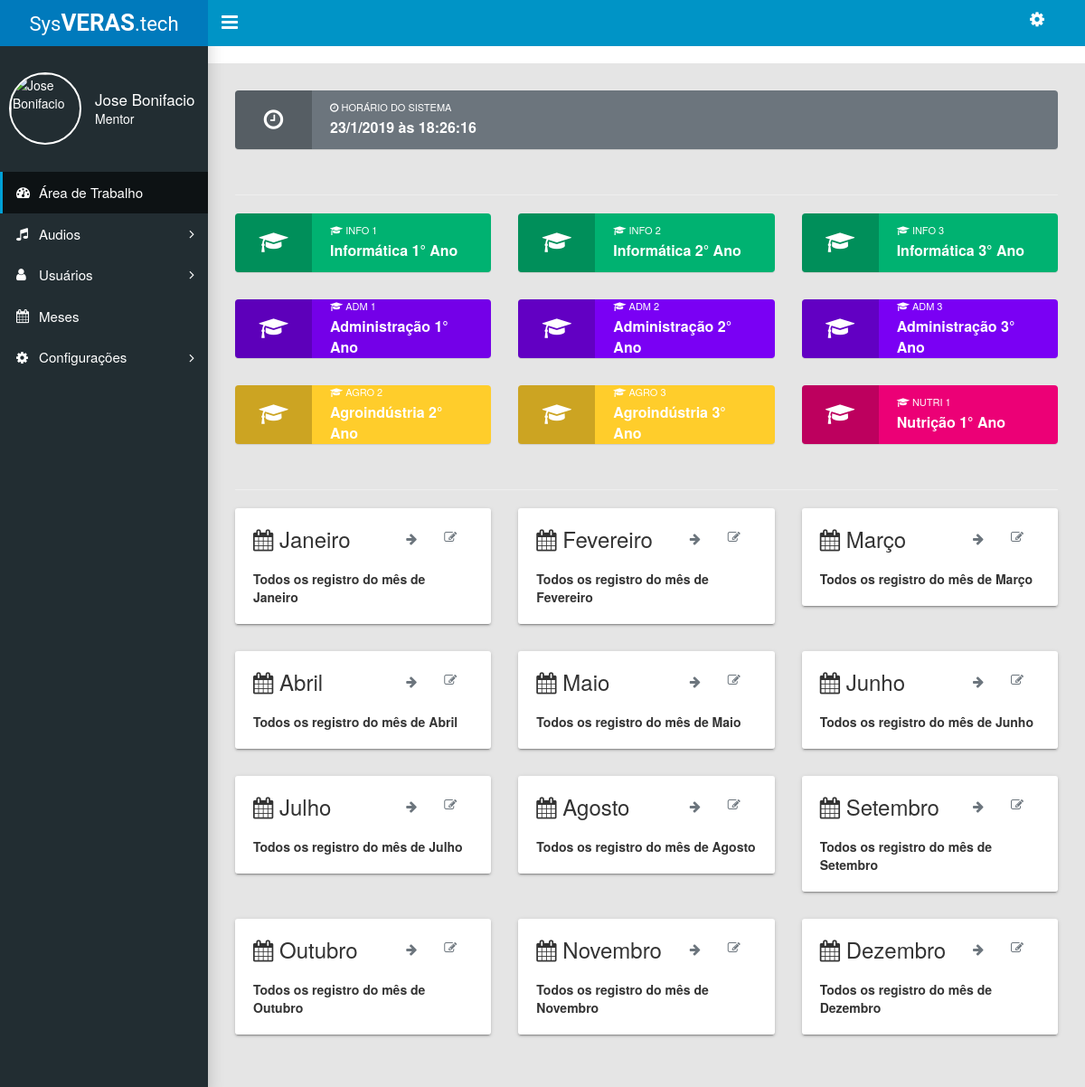
/admin/ (signed in), run on the app's committed database.
### tables this page shows
CREATE TABLE `audio` (
  `id` int(11) NOT NULL,
  `arquivo` varchar(100) NOT NULL,
  `data` datetime NOT NULL,
  `nome` varchar(50) NOT NULL,
  `cor` varchar(50) NOT NULL,
  `pre` varchar(100) NOT NULL
);

### admin/bem_vindo.php (the view, shortened to what this page needs)
<?php
  $audios = mysql_query("SELECT * FROM audio ORDER BY 'id'");
  $audio = mysql_num_rows($audios);
  include_once("include/app-content.php");
?>
<div class="row">
   <div class="col-md-12 col-lg-12">
    <div class="widget-small" style="background-color: #6c757d;"><i class="icon fa fa-clock-o fa-3x"></i>
      <div class="info">
          <h4><i class="fa fa-clock-o"></i> Horário do Sistema</h4>
          <p><b><script type="text/javascript">document.write(str_data + ' às ' + "<b id='txt'></b> ");</script></b></p>
        </div>
    </div>
  </div>
</div><hr>
<div class="row">
  <?php
    if(!empty($audio)):
      while($audio = mysql_fetch_array($audios)){ ?>
        <div class="col-md-6 col-lg-4">
          <div class="widget-small" style="background-color: <?php echo $audio['cor']; ; ?>"><i class="icon fa fa-graduation-cap fa-3x"></i>
            <div class="info">
              <h4><i class="fa fa-graduation-cap" > </i> <?php echo $audio['pre']; ?></h4>
              <p><b><?php echo $audio['nome']; ?></b></p>
            </div>
          </div>
        </div>
      <?php } endif; ?>
</div><hr>
<?php
  include_once("listar_mes.php");
  include_once("include/footer.php");
?>

### admin/include/aside.php (shortened to what this page needs)
<!DOCTYPE html>
<html lang="pt-br">
  <head>
    <link rel="stylesheet" type="text/css" href="css/main.css">
    <link rel="stylesheet" type="text/css" href="css/bootstrap.min.css">
    <link rel="stylesheet" type="text/css" href="https://maxcdn.bootstrapcdn.com/font-awesome/4.7.0/css/font-awesome.min.css">
  </head>
  <body class="app sidebar-mini rtl"  onload="startTime()">
    <header class="app-header"><a class="app-header__logo" href="index.php"><small>Sys</small><b>VERAS</b><small>.tech</small></a>
      <a class="app-sidebar__toggle" href="" data-toggle="sidebar"></a>
      <ul class="app-nav">
        <li class="dropdown"><a class="app-nav__item" href="#" data-toggle="dropdown"><i class="fa fa-cog fa-lg"></i></a>
        </li>
      </ul>
    </header>
    <aside class="app-sidebar">
      <div class="app-sidebar__user"><img width="80" height="80" class="app-sidebar__user-avatar img-responsive" src="<?php echo "imagens/".$_SESSION['usuarioImg']; ?>" alt="<?php echo $_SESSION['usuarioNome']; ?>">
        <div>
          <p class="app-sidebar__user-name"><?php echo $_SESSION['usuarioNome']; ?></p>
          <p class="app-sidebar__user-designation"><?php echo $_SESSION['usuarioCargo']; ?></p>
        </div>
      </div>
      <ul class="app-menu">
        <li><a class="app-menu__item active" href="index.php"><i class="app-menu__icon fa fa-dashboard"></i><span class="app-menu__label">Área de Trabalho</span></a></li>
        <li class="treeview"><a class="app-menu__item" href="#" data-toggle="treeview"><i class="app-menu__icon fa fa-music"></i><span class="app-menu__label">Audios</span><i class="treeview-indicator fa fa-angle-right"></i></a>
        </li>
        <li class="treeview"><a class="app-menu__item" href="#" data-toggle="treeview"><i class="app-menu__icon fa fa-user"></i><span class="app-menu__label">Usuários</span><i class="treeview-indicator fa fa-angle-right"></i></a>
        </li>
        <li>
          <a class="app-menu__item" href="index.php?pg=6">
            <i class="app-menu__icon fa fa-calendar"></i>
            <span class="app-menu__label">Meses</span>
          </a>
        </li>
        <li class="treeview"><a class="app-menu__item" href="#" data-toggle="treeview"><i class="app-menu__icon fa fa-cog"></i><span class="app-menu__label">Configurações</span><i class="treeview-indicator fa fa-angle-right"></i></a>
        </li>
      </ul>
    </aside>

### admin/index.php (shortened to what this page needs)
<?php
  include_once("include/aside.php");
  $pg = $_GET["pg"];
  $pag[1] = "index.php";
  $pag[2] = "meses/editar_mes.php";
  $pag[3] = "listar_usuarios.php";
  $pag[4] = "cad_usuario.php";
  $pag[5] = "perfil.php";
  $pag[6] = "listar_mes.php";
  $pag[7] = "cad_audio.php";
  $pag[8] = "meses/cad_mes.php";
  $pag[9] = "exibir_usuario.php";
  $pag[10] = "../sair.php";
  $pag[12] = "exibir_cursos.php";
  $pag[13] = "listar_audio.php";
  $pag[14] = "cad_audio.php";
  $pag[15] = "config_sys.php";
  $pag[16] = "editar_usuario.php";
  $pag[17] = "sobre.php";
  if(!empty($pg)){
    if(file_exists($pag[$pg])){
      include $pag[$pg];
    }else{
      include "bem_vindo.php";
    }
  }else{
    include "bem_vindo.php";
  }
?>

### admin/include/app-content.php
<main class="app-content">

### admin/listar_mes.php (shortened to what this page needs)
<?php include_once("include/app-content.php"); ?>
<div class="row">
      <div class="col-md-4">
        <div class="tile">
          <div class="tile-title-w-btn">
            <h3 class="title"><i class="fa fa-calendar"> </i> Janeiro</h3>
            <div class="btn-group">
              <a class="btn btn-outline-secondary" href="mes.php?mes=13"><i class="fa fa-arrow-right"></i></a>
              <a class="btn btn-outline-secondary" href="cad_mes.php?mes=1"><i class="fa fa-lg fa-edit"></i></a>
            </div>
          </div>
          <div class="tile-body">
            <b>Todos os registro do mês de Janeiro</b><br>
          </div>
        </div>
      </div>
      <div class="col-md-4">
        <div class="tile">
          <div class="tile-title-w-btn">
            <h3 class="title"><i class="fa fa-calendar"> </i> Fevereiro</h3>
            <div class="btn-group">
              <a class="btn btn-outline-secondary" href="mes.php?mes=14"><i class="fa fa-arrow-right"></i></a>
              <a class="btn btn-outline-secondary" href="cad_mes.php?mes=2"><i class="fa fa-lg fa-edit"></i></a>
            </div>
          </div>
          <div class="tile-body">
            <b>Todos os registro do mês de Fevereiro</b><br>
          </div>
        </div>
      </div>
      <div class="col-md-4">
        <div class="tile">
          <div class="tile-title-w-btn">
            <h3 class="title"><i class="fa fa-calendar"> </i> Março</h3>
            <div class="btn-group">
              <a class="btn btn-outline-secondary" href="mes.php?mes=15"><i class="fa fa-arrow-right"></i></a>
              <a class="btn btn-outline-secondary" href="cad_mes.php?mes=3"><i class="fa fa-lg fa-edit"></i></a>
            </div>
          </div>
          <div class="tile-body">
            <b>Todos os registro do mês de Março</b><br>
          </div>
        </div>
      </div>
      <div class="col-md-4">
        <div class="tile">
          <div class="tile-title-w-btn">
            <h3 class="title"><i class="fa fa-calendar"> </i> Abril</h3>
            <div class="btn-group">
              <a class="btn btn-outline-secondary" href="mes.php?mes=16"><i class="fa fa-arrow-right"></i></a>
              <a class="btn btn-outline-secondary" href="cad_mes.php?mes=4"><i class="fa fa-lg fa-edit"></i></a>
            </div>
          </div>
          <div class="tile-body">
            <b>Todos os registro do mês de Abril</b><br>
          </div>
        </div>
      </div>
      <div class="col-md-4">
        <div class="tile">
          <div class="tile-title-w-btn">
            <h3 class="title"><i class="fa fa-calendar"> </i> Maio</h3>
            <div class="btn-group">
              <a class="btn btn-outline-secondary" href="mes.php?mes=17"><i class="fa fa-arrow-right"></i></a>
              <a class="btn btn-outline-secondary" href="cad_mes.php?mes=5"><i class="fa fa-lg fa-edit"></i></a>
            </div>
          </div>
          <div class="tile-body">
            <b>Todos os registro do mês de Maio</b><br>
          </div>
        </div>
      </div>
      <div class="col-md-4">
        <div class="tile">
          <div class="tile-title-w-btn">
            <h3 class="title"><i class="fa fa-calendar"> </i> Junho</h3>
            <div class="btn-group">
              <a class="btn btn-outline-secondary" href="mes.php?mes=18"><i class="fa fa-arrow-right"></i></a>
              <a class="btn btn-outline-secondary" href="cad_mes.php?mes=6"><i class="fa fa-lg fa-edit"></i></a>
            </div>
          </div>
          <div class="tile-body">
            <b>Todos os registro do mês de Junho</b><br>
          </div>
        </div>
      </div>
      <div class="col-md-4">
        <div class="tile">
          <div class="tile-title-w-btn">
            <h3 class="title"><i class="fa fa-calendar"> </i> Julho</h3>
            <div class="btn-group">
              <a class="btn btn-outline-secondary" href="mes.php?mes=19"><i class="fa fa-arrow-right"></i></a>
              <a class="btn btn-outline-secondary" href="cad_mes.php?mes=7"><i class="fa fa-lg fa-edit"></i></a>
            </div>
          </div>
          <div class="tile-body">
            <b>Todos os registro do mês de Julho</b><br>
          </div>
        </div>
      </div>
      <div class="col-md-4">
        <div class="tile">
          <div class="tile-title-w-btn">
            <h3 class="title"><i class="fa fa-calendar"> </i> Agosto</h3>
            <div class="btn-group">
              <a class="btn btn-outline-secondary" href="mes.php?mes=20"><i class="fa fa-arrow-right"></i></a>
              <a class="btn btn-outline-secondary" href="cad_mes.php?mes=8"><i class="fa fa-lg fa-edit"></i></a>
            </div>
          </div>
          <div class="tile-body">
            <b>Todos os registro do mês de Agosto</b><br>
          </div>
        </div>
      </div>
      <div class="col-md-4">
        <div class="tile">
          <div class="tile-title-w-btn">
            <h3 class="title"><i class="fa fa-calendar"> </i> Setembro</h3>
            <div class="btn-group">
              <a class="btn btn-outline-secondary" href="mes.php?mes=21"><i class="fa fa-arrow-right"></i></a>
              <a class="btn btn-outline-secondary" href="cad_mes.php?mes=9"><i class="fa fa-lg fa-edit"></i></a>
            </div>
          </div>
          <div class="tile-body">
            <b>Todos os registro do mês de Setembro</b><br>
          </div>
        </div>
      </div>
      <div class="col-md-4">
        <div class="tile">
          <div class="tile-title-w-btn">
            <h3 class="title"><i class="fa fa-calendar"> </i> Outubro</h3>
            <div class="btn-group">
              <a class="btn btn-outline-secondary" href="mes.php?mes=22"><i class="fa fa-arrow-right"></i></a>
              <a class="btn btn-outline-secondary" href="cad_mes.php?mes=10"><i class="fa fa-lg fa-edit"></i></a>
            </div>
          </div>
          <div class="tile-body">
            <b>Todos os registro do mês de Outubro</b><br>
          </div>
        </div>
      </div>
      <div class="col-md-4">
        <div class="tile">
          <div class="tile-title-w-btn">
            <h3 class="title"><i class="fa fa-calendar"> </i> Novembro</h3>
            <div class="btn-group">
              <a class="btn btn-outline-secondary" href="mes.php?mes=23"><i class="fa fa-arrow-right"></i></a>
              <a class="btn btn-outline-secondary" href="cad_mes.php?mes=11"><i class="fa fa-lg fa-edit"></i></a>
            </div>
          </div>
          <div class="tile-body">
            <b>Todos os registro do mês de Novembro</b><br>
          </div>
        </div>
      </div>
      <div class="col-md-4">
        <div class="tile">
          <div class="tile-title-w-btn">
            <h3 class="title"><i class="fa fa-calendar"> </i> Dezembro</h3>
            <div class="btn-group">
              <a class="btn btn-outline-secondary" href="mes.php?mes=24"><i class="fa fa-arrow-right"></i></a>
              <a class="btn btn-outline-secondary" href="cad_mes.php?mes=12"><i class="fa fa-lg fa-edit"></i></a>
            </div>
          </div>
          <div class="tile-body">
            <b>Todos os registro do mês de Dezembro</b><br>
          </div>
        </div>
      </div>
</div>
</main>
<?php include_once("include/footer.php"); ?>

### admin/include/footer.php (shortened to what this page needs)
  </body>
</html>

### admin/include/aside.php (style rules this page uses)
.app-sidebar__user-avatar { border: solid 2px #fff; }

### data on the page
audio: pre "INFO 1", nome "Informática 1° Ano"
audio: pre "INFO 2", nome "Informática 2° Ano"
audio: pre "INFO 3", nome "Informática 3° Ano"
audio: pre "ADM 1", nome "Administração 1° Ano"
audio: pre "ADM 2", nome "Administração 2° Ano"
audio: pre "ADM 3", nome "Administração 3° Ano"
audio: pre "AGRO 2", nome "Agroindústria 2° Ano"
audio: pre "AGRO 3", nome "Agroindústria 3° Ano"
audio: pre "NUTRI 1", nome "Nutrição 1° Ano"

### other printed values
$_SESSION['usuarioNome'] "Jose Bonifacio"
$_SESSION['usuarioCargo'] "Mentor"
